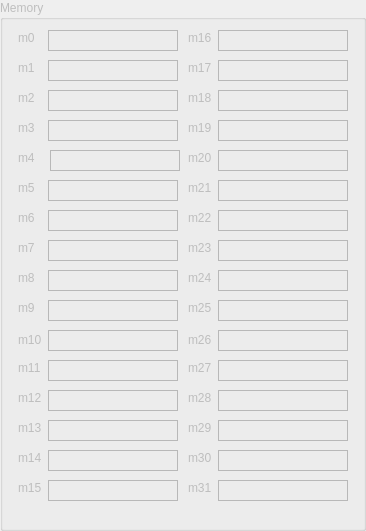
   <widget class="QGroupBox" name="groupBox_2">
    <property name="enabled">
     <bool>false</bool>
    </property>
    <property name="geometry">
     <rect>
      <x>680</x>
      <y>31</y>
      <width>366</width>
      <height>531</height>
     </rect>
    </property>
    <property name="cursor">
     <cursorShape>ArrowCursor</cursorShape>
    </property>
    <property name="mouseTracking">
     <bool>false</bool>
    </property>
    <property name="focusPolicy">
     <enum>Qt::NoFocus</enum>
    </property>
    <property name="contextMenuPolicy">
     <enum>Qt::NoContextMenu</enum>
    </property>
    <property name="acceptDrops">
     <bool>false</bool>
    </property>
    <property name="title">
     <string>Memory</string>
    </property>
    <property name="flat">
     <bool>true</bool>
    </property>
    <widget class="QLabel" name="m4Label">
     <property name="enabled">
      <bool>false</bool>
     </property>
     <property name="geometry">
      <rect>
       <x>50</x>
       <y>150</y>
       <width>130</width>
       <height>21</height>
      </rect>
     </property>
     <property name="frameShape">
      <enum>QFrame::StyledPanel</enum>
     </property>
     <property name="text">
      <string/>
     </property>
    </widget>
    <widget class="QLabel" name="m8Label">
     <property name="enabled">
      <bool>false</bool>
     </property>
     <property name="geometry">
      <rect>
       <x>48</x>
       <y>270</y>
       <width>130</width>
       <height>21</height>
      </rect>
     </property>
     <property name="frameShape">
      <enum>QFrame::StyledPanel</enum>
     </property>
     <property name="text">
      <string/>
     </property>
    </widget>
    <widget class="QLabel" name="label_39">
     <property name="enabled">
      <bool>false</bool>
     </property>
     <property name="geometry">
      <rect>
       <x>18</x>
       <y>480</y>
       <width>31</width>
       <height>16</height>
      </rect>
     </property>
     <property name="text">
      <string>m15</string>
     </property>
    </widget>
    <widget class="QLabel" name="label_37">
     <property name="enabled">
      <bool>false</bool>
     </property>
     <property name="geometry">
      <rect>
       <x>18</x>
       <y>300</y>
       <width>20</width>
       <height>16</height>
      </rect>
     </property>
     <property name="text">
      <string>m9</string>
     </property>
    </widget>
    <widget class="QLabel" name="label_62">
     <property name="enabled">
      <bool>false</bool>
     </property>
     <property name="geometry">
      <rect>
       <x>18</x>
       <y>240</y>
       <width>31</width>
       <height>16</height>
      </rect>
     </property>
     <property name="text">
      <string>m7</string>
     </property>
    </widget>
    <widget class="QLabel" name="label_63">
     <property name="enabled">
      <bool>false</bool>
     </property>
     <property name="geometry">
      <rect>
       <x>18</x>
       <y>360</y>
       <width>31</width>
       <height>16</height>
      </rect>
     </property>
     <property name="text">
      <string>m11</string>
     </property>
    </widget>
    <widget class="QLabel" name="m12Label">
     <property name="enabled">
      <bool>false</bool>
     </property>
     <property name="geometry">
      <rect>
       <x>48</x>
       <y>390</y>
       <width>130</width>
       <height>21</height>
      </rect>
     </property>
     <property name="frameShape">
      <enum>QFrame::StyledPanel</enum>
     </property>
     <property name="text">
      <string/>
     </property>
    </widget>
    <widget class="QLabel" name="m10Label">
     <property name="enabled">
      <bool>false</bool>
     </property>
     <property name="geometry">
      <rect>
       <x>48</x>
       <y>330</y>
       <width>130</width>
       <height>21</height>
      </rect>
     </property>
     <property name="frameShape">
      <enum>QFrame::StyledPanel</enum>
     </property>
     <property name="text">
      <string/>
     </property>
    </widget>
    <widget class="QLabel" name="m15Label">
     <property name="enabled">
      <bool>false</bool>
     </property>
     <property name="geometry">
      <rect>
       <x>48</x>
       <y>480</y>
       <width>130</width>
       <height>21</height>
      </rect>
     </property>
     <property name="frameShape">
      <enum>QFrame::StyledPanel</enum>
     </property>
     <property name="text">
      <string/>
     </property>
    </widget>
    <widget class="QLabel" name="m0Label">
     <property name="enabled">
      <bool>false</bool>
     </property>
     <property name="geometry">
      <rect>
       <x>48</x>
       <y>30</y>
       <width>130</width>
       <height>21</height>
      </rect>
     </property>
     <property name="frameShape">
      <enum>QFrame::StyledPanel</enum>
     </property>
     <property name="text">
      <string/>
     </property>
    </widget>
    <widget class="QLabel" name="label_53">
     <property name="enabled">
      <bool>false</bool>
     </property>
     <property name="geometry">
      <rect>
       <x>18</x>
       <y>420</y>
       <width>31</width>
       <height>16</height>
      </rect>
     </property>
     <property name="text">
      <string>m13</string>
     </property>
    </widget>
    <widget class="QLabel" name="label_46">
     <property name="enabled">
      <bool>false</bool>
     </property>
     <property name="geometry">
      <rect>
       <x>18</x>
       <y>330</y>
       <width>31</width>
       <height>20</height>
      </rect>
     </property>
     <property name="text">
      <string>m10</string>
     </property>
    </widget>
    <widget class="QLabel" name="m3Label">
     <property name="enabled">
      <bool>false</bool>
     </property>
     <property name="geometry">
      <rect>
       <x>48</x>
       <y>120</y>
       <width>130</width>
       <height>21</height>
      </rect>
     </property>
     <property name="frameShape">
      <enum>QFrame::StyledPanel</enum>
     </property>
     <property name="text">
      <string/>
     </property>
    </widget>
    <widget class="QLabel" name="m11Label">
     <property name="enabled">
      <bool>false</bool>
     </property>
     <property name="geometry">
      <rect>
       <x>48</x>
       <y>360</y>
       <width>130</width>
       <height>21</height>
      </rect>
     </property>
     <property name="frameShape">
      <enum>QFrame::StyledPanel</enum>
     </property>
     <property name="text">
      <string/>
     </property>
    </widget>
    <widget class="QLabel" name="label_65">
     <property name="enabled">
      <bool>false</bool>
     </property>
     <property name="geometry">
      <rect>
       <x>18</x>
       <y>60</y>
       <width>31</width>
       <height>16</height>
      </rect>
     </property>
     <property name="text">
      <string>m1</string>
     </property>
    </widget>
    <widget class="QLabel" name="label_42">
     <property name="enabled">
      <bool>false</bool>
     </property>
     <property name="geometry">
      <rect>
       <x>18</x>
       <y>90</y>
       <width>31</width>
       <height>16</height>
      </rect>
     </property>
     <property name="text">
      <string>m2</string>
     </property>
    </widget>
    <widget class="QLabel" name="m1Label">
     <property name="enabled">
      <bool>false</bool>
     </property>
     <property name="geometry">
      <rect>
       <x>48</x>
       <y>60</y>
       <width>130</width>
       <height>21</height>
      </rect>
     </property>
     <property name="frameShape">
      <enum>QFrame::StyledPanel</enum>
     </property>
     <property name="text">
      <string/>
     </property>
    </widget>
    <widget class="QLabel" name="label_40">
     <property name="enabled">
      <bool>false</bool>
     </property>
     <property name="geometry">
      <rect>
       <x>18</x>
       <y>390</y>
       <width>31</width>
       <height>16</height>
      </rect>
     </property>
     <property name="text">
      <string>m12</string>
     </property>
    </widget>
    <widget class="QLabel" name="label_43">
     <property name="enabled">
      <bool>false</bool>
     </property>
     <property name="geometry">
      <rect>
       <x>18</x>
       <y>120</y>
       <width>31</width>
       <height>16</height>
      </rect>
     </property>
     <property name="text">
      <string>m3</string>
     </property>
    </widget>
    <widget class="QLabel" name="m5Label">
     <property name="enabled">
      <bool>false</bool>
     </property>
     <property name="geometry">
      <rect>
       <x>48</x>
       <y>180</y>
       <width>130</width>
       <height>21</height>
      </rect>
     </property>
     <property name="frameShape">
      <enum>QFrame::StyledPanel</enum>
     </property>
     <property name="text">
      <string/>
     </property>
    </widget>
    <widget class="QLabel" name="label_48">
     <property name="enabled">
      <bool>false</bool>
     </property>
     <property name="geometry">
      <rect>
       <x>18</x>
       <y>180</y>
       <width>31</width>
       <height>16</height>
      </rect>
     </property>
     <property name="text">
      <string>m5</string>
     </property>
    </widget>
    <widget class="QLabel" name="label_51">
     <property name="enabled">
      <bool>false</bool>
     </property>
     <property name="geometry">
      <rect>
       <x>18</x>
       <y>150</y>
       <width>31</width>
       <height>16</height>
      </rect>
     </property>
     <property name="text">
      <string>m4</string>
     </property>
    </widget>
    <widget class="QLabel" name="label_36">
     <property name="enabled">
      <bool>false</bool>
     </property>
     <property name="geometry">
      <rect>
       <x>18</x>
       <y>270</y>
       <width>31</width>
       <height>16</height>
      </rect>
     </property>
     <property name="text">
      <string>m8</string>
     </property>
    </widget>
    <widget class="QLabel" name="label_64">
     <property name="enabled">
      <bool>false</bool>
     </property>
     <property name="geometry">
      <rect>
       <x>18</x>
       <y>450</y>
       <width>31</width>
       <height>16</height>
      </rect>
     </property>
     <property name="text">
      <string>m14</string>
     </property>
    </widget>
    <widget class="QLabel" name="m13Label">
     <property name="enabled">
      <bool>false</bool>
     </property>
     <property name="geometry">
      <rect>
       <x>48</x>
       <y>420</y>
       <width>130</width>
       <height>21</height>
      </rect>
     </property>
     <property name="frameShape">
      <enum>QFrame::StyledPanel</enum>
     </property>
     <property name="text">
      <string/>
     </property>
    </widget>
    <widget class="QLabel" name="label_58">
     <property name="enabled">
      <bool>false</bool>
     </property>
     <property name="geometry">
      <rect>
       <x>18</x>
       <y>210</y>
       <width>31</width>
       <height>16</height>
      </rect>
     </property>
     <property name="text">
      <string>m6</string>
     </property>
    </widget>
    <widget class="QLabel" name="m9Label">
     <property name="enabled">
      <bool>false</bool>
     </property>
     <property name="geometry">
      <rect>
       <x>48</x>
       <y>300</y>
       <width>130</width>
       <height>21</height>
      </rect>
     </property>
     <property name="frameShape">
      <enum>QFrame::StyledPanel</enum>
     </property>
     <property name="text">
      <string/>
     </property>
    </widget>
    <widget class="QLabel" name="m7Label">
     <property name="enabled">
      <bool>false</bool>
     </property>
     <property name="geometry">
      <rect>
       <x>48</x>
       <y>240</y>
       <width>130</width>
       <height>21</height>
      </rect>
     </property>
     <property name="frameShape">
      <enum>QFrame::StyledPanel</enum>
     </property>
     <property name="text">
      <string/>
     </property>
    </widget>
    <widget class="QLabel" name="m14Label">
     <property name="enabled">
      <bool>false</bool>
     </property>
     <property name="geometry">
      <rect>
       <x>48</x>
       <y>450</y>
       <width>130</width>
       <height>21</height>
      </rect>
     </property>
     <property name="frameShape">
      <enum>QFrame::StyledPanel</enum>
     </property>
     <property name="text">
      <string/>
     </property>
    </widget>
    <widget class="QLabel" name="m6Label">
     <property name="enabled">
      <bool>false</bool>
     </property>
     <property name="geometry">
      <rect>
       <x>48</x>
       <y>210</y>
       <width>130</width>
       <height>21</height>
      </rect>
     </property>
     <property name="frameShape">
      <enum>QFrame::StyledPanel</enum>
     </property>
     <property name="text">
      <string/>
     </property>
    </widget>
    <widget class="QLabel" name="label_50">
     <property name="enabled">
      <bool>false</bool>
     </property>
     <property name="geometry">
      <rect>
       <x>18</x>
       <y>30</y>
       <width>31</width>
       <height>16</height>
      </rect>
     </property>
     <property name="text">
      <string>m0</string>
     </property>
    </widget>
    <widget class="QLabel" name="m2Label">
     <property name="enabled">
      <bool>false</bool>
     </property>
     <property name="geometry">
      <rect>
       <x>48</x>
       <y>90</y>
       <width>130</width>
       <height>21</height>
      </rect>
     </property>
     <property name="frameShape">
      <enum>QFrame::StyledPanel</enum>
     </property>
     <property name="text">
      <string/>
     </property>
    </widget>
    <widget class="QLabel" name="label_41">
     <property name="enabled">
      <bool>false</bool>
     </property>
     <property name="geometry">
      <rect>
       <x>188</x>
       <y>390</y>
       <width>31</width>
       <height>16</height>
      </rect>
     </property>
     <property name="text">
      <string>m28</string>
     </property>
    </widget>
    <widget class="QLabel" name="label_44">
     <property name="enabled">
      <bool>false</bool>
     </property>
     <property name="geometry">
      <rect>
       <x>188</x>
       <y>120</y>
       <width>31</width>
       <height>16</height>
      </rect>
     </property>
     <property name="text">
      <string>m19</string>
     </property>
    </widget>
    <widget class="QLabel" name="m21Label">
     <property name="enabled">
      <bool>false</bool>
     </property>
     <property name="geometry">
      <rect>
       <x>218</x>
       <y>180</y>
       <width>130</width>
       <height>21</height>
      </rect>
     </property>
     <property name="frameShape">
      <enum>QFrame::StyledPanel</enum>
     </property>
     <property name="text">
      <string/>
     </property>
    </widget>
    <widget class="QLabel" name="label_52">
     <property name="enabled">
      <bool>false</bool>
     </property>
     <property name="geometry">
      <rect>
       <x>188</x>
       <y>150</y>
       <width>31</width>
       <height>16</height>
      </rect>
     </property>
     <property name="text">
      <string>m20</string>
     </property>
    </widget>
    <widget class="QLabel" name="label_49">
     <property name="enabled">
      <bool>false</bool>
     </property>
     <property name="geometry">
      <rect>
       <x>188</x>
       <y>180</y>
       <width>31</width>
       <height>16</height>
      </rect>
     </property>
     <property name="text">
      <string>m21</string>
     </property>
    </widget>
    <widget class="QLabel" name="label_38">
     <property name="enabled">
      <bool>false</bool>
     </property>
     <property name="geometry">
      <rect>
       <x>188</x>
       <y>270</y>
       <width>31</width>
       <height>16</height>
      </rect>
     </property>
     <property name="text">
      <string>m24</string>
     </property>
    </widget>
    <widget class="QLabel" name="label_45">
     <property name="enabled">
      <bool>false</bool>
     </property>
     <property name="geometry">
      <rect>
       <x>188</x>
       <y>480</y>
       <width>31</width>
       <height>16</height>
      </rect>
     </property>
     <property name="text">
      <string>m31</string>
     </property>
    </widget>
    <widget class="QLabel" name="label_66">
     <property name="enabled">
      <bool>false</bool>
     </property>
     <property name="geometry">
      <rect>
       <x>188</x>
       <y>450</y>
       <width>31</width>
       <height>16</height>
      </rect>
     </property>
     <property name="text">
      <string>m30</string>
     </property>
    </widget>
    <widget class="QLabel" name="label_59">
     <property name="enabled">
      <bool>false</bool>
     </property>
     <property name="geometry">
      <rect>
       <x>188</x>
       <y>210</y>
       <width>31</width>
       <height>16</height>
      </rect>
     </property>
     <property name="text">
      <string>m22</string>
     </property>
    </widget>
    <widget class="QLabel" name="label_47">
     <property name="enabled">
      <bool>false</bool>
     </property>
     <property name="geometry">
      <rect>
       <x>188</x>
       <y>300</y>
       <width>31</width>
       <height>16</height>
      </rect>
     </property>
     <property name="text">
      <string>m25</string>
     </property>
    </widget>
    <widget class="QLabel" name="m25Label">
     <property name="enabled">
      <bool>false</bool>
     </property>
     <property name="geometry">
      <rect>
       <x>218</x>
       <y>300</y>
       <width>130</width>
       <height>21</height>
      </rect>
     </property>
     <property name="frameShape">
      <enum>QFrame::StyledPanel</enum>
     </property>
     <property name="text">
      <string/>
     </property>
    </widget>
    <widget class="QLabel" name="m30Label">
     <property name="enabled">
      <bool>false</bool>
     </property>
     <property name="geometry">
      <rect>
       <x>218</x>
       <y>450</y>
       <width>130</width>
       <height>21</height>
      </rect>
     </property>
     <property name="frameShape">
      <enum>QFrame::StyledPanel</enum>
     </property>
     <property name="text">
      <string/>
     </property>
    </widget>
    <widget class="QLabel" name="label_67">
     <property name="enabled">
      <bool>false</bool>
     </property>
     <property name="geometry">
      <rect>
       <x>188</x>
       <y>240</y>
       <width>31</width>
       <height>16</height>
      </rect>
     </property>
     <property name="text">
      <string>m23</string>
     </property>
    </widget>
    <widget class="QLabel" name="m22Label">
     <property name="enabled">
      <bool>false</bool>
     </property>
     <property name="geometry">
      <rect>
       <x>218</x>
       <y>210</y>
       <width>130</width>
       <height>21</height>
      </rect>
     </property>
     <property name="frameShape">
      <enum>QFrame::StyledPanel</enum>
     </property>
     <property name="text">
      <string/>
     </property>
    </widget>
    <widget class="QLabel" name="label_54">
     <property name="enabled">
      <bool>false</bool>
     </property>
     <property name="geometry">
      <rect>
       <x>188</x>
       <y>30</y>
       <width>31</width>
       <height>16</height>
      </rect>
     </property>
     <property name="text">
      <string>m16</string>
     </property>
    </widget>
    <widget class="QLabel" name="m29Label">
     <property name="enabled">
      <bool>false</bool>
     </property>
     <property name="geometry">
      <rect>
       <x>218</x>
       <y>420</y>
       <width>130</width>
       <height>21</height>
      </rect>
     </property>
     <property name="frameShape">
      <enum>QFrame::StyledPanel</enum>
     </property>
     <property name="text">
      <string/>
     </property>
    </widget>
    <widget class="QLabel" name="m24Label">
     <property name="enabled">
      <bool>false</bool>
     </property>
     <property name="geometry">
      <rect>
       <x>218</x>
       <y>270</y>
       <width>130</width>
       <height>21</height>
      </rect>
     </property>
     <property name="frameShape">
      <enum>QFrame::StyledPanel</enum>
     </property>
     <property name="text">
      <string/>
     </property>
    </widget>
    <widget class="QLabel" name="label_68">
     <property name="enabled">
      <bool>false</bool>
     </property>
     <property name="geometry">
      <rect>
       <x>188</x>
       <y>360</y>
       <width>31</width>
       <height>16</height>
      </rect>
     </property>
     <property name="text">
      <string>m27</string>
     </property>
    </widget>
    <widget class="QLabel" name="m23Label">
     <property name="enabled">
      <bool>false</bool>
     </property>
     <property name="geometry">
      <rect>
       <x>218</x>
       <y>240</y>
       <width>130</width>
       <height>21</height>
      </rect>
     </property>
     <property name="frameShape">
      <enum>QFrame::StyledPanel</enum>
     </property>
     <property name="text">
      <string/>
     </property>
    </widget>
    <widget class="QLabel" name="m28Label">
     <property name="enabled">
      <bool>false</bool>
     </property>
     <property name="geometry">
      <rect>
       <x>218</x>
       <y>390</y>
       <width>130</width>
       <height>21</height>
      </rect>
     </property>
     <property name="frameShape">
      <enum>QFrame::StyledPanel</enum>
     </property>
     <property name="text">
      <string/>
     </property>
    </widget>
    <widget class="QLabel" name="m20Label">
     <property name="enabled">
      <bool>false</bool>
     </property>
     <property name="geometry">
      <rect>
       <x>218</x>
       <y>150</y>
       <width>130</width>
       <height>21</height>
      </rect>
     </property>
     <property name="frameShape">
      <enum>QFrame::StyledPanel</enum>
     </property>
     <property name="text">
      <string/>
     </property>
    </widget>
    <widget class="QLabel" name="m18Label">
     <property name="enabled">
      <bool>false</bool>
     </property>
     <property name="geometry">
      <rect>
       <x>218</x>
       <y>90</y>
       <width>130</width>
       <height>21</height>
      </rect>
     </property>
     <property name="frameShape">
      <enum>QFrame::StyledPanel</enum>
     </property>
     <property name="text">
      <string/>
     </property>
    </widget>
    <widget class="QLabel" name="m16Label">
     <property name="enabled">
      <bool>false</bool>
     </property>
     <property name="geometry">
      <rect>
       <x>218</x>
       <y>30</y>
       <width>130</width>
       <height>21</height>
      </rect>
     </property>
     <property name="frameShape">
      <enum>QFrame::StyledPanel</enum>
     </property>
     <property name="text">
      <string/>
     </property>
    </widget>
    <widget class="QLabel" name="m26Label">
     <property name="enabled">
      <bool>false</bool>
     </property>
     <property name="geometry">
      <rect>
       <x>218</x>
       <y>330</y>
       <width>130</width>
       <height>21</height>
      </rect>
     </property>
     <property name="frameShape">
      <enum>QFrame::StyledPanel</enum>
     </property>
     <property name="text">
      <string/>
     </property>
    </widget>
    <widget class="QLabel" name="m31Label">
     <property name="enabled">
      <bool>false</bool>
     </property>
     <property name="geometry">
      <rect>
       <x>218</x>
       <y>480</y>
       <width>130</width>
       <height>21</height>
      </rect>
     </property>
     <property name="frameShape">
      <enum>QFrame::StyledPanel</enum>
     </property>
     <property name="text">
      <string/>
     </property>
    </widget>
    <widget class="QLabel" name="label_55">
     <property name="enabled">
      <bool>false</bool>
     </property>
     <property name="geometry">
      <rect>
       <x>188</x>
       <y>420</y>
       <width>31</width>
       <height>16</height>
      </rect>
     </property>
     <property name="text">
      <string>m29</string>
     </property>
    </widget>
    <widget class="QLabel" name="m19Label">
     <property name="enabled">
      <bool>false</bool>
     </property>
     <property name="geometry">
      <rect>
       <x>218</x>
       <y>120</y>
       <width>130</width>
       <height>21</height>
      </rect>
     </property>
     <property name="frameShape">
      <enum>QFrame::StyledPanel</enum>
     </property>
     <property name="text">
      <string/>
     </property>
    </widget>
    <widget class="QLabel" name="m27Label">
     <property name="enabled">
      <bool>false</bool>
     </property>
     <property name="geometry">
      <rect>
       <x>218</x>
       <y>360</y>
       <width>130</width>
       <height>21</height>
      </rect>
     </property>
     <property name="frameShape">
      <enum>QFrame::StyledPanel</enum>
     </property>
     <property name="text">
      <string/>
     </property>
    </widget>
    <widget class="QLabel" name="label_56">
     <property name="enabled">
      <bool>false</bool>
     </property>
     <property name="geometry">
      <rect>
       <x>188</x>
       <y>90</y>
       <width>31</width>
       <height>16</height>
      </rect>
     </property>
     <property name="text">
      <string>m18</string>
     </property>
    </widget>
    <widget class="QLabel" name="label_57">
     <property name="enabled">
      <bool>false</bool>
     </property>
     <property name="geometry">
      <rect>
       <x>188</x>
       <y>330</y>
       <width>31</width>
       <height>20</height>
      </rect>
     </property>
     <property name="text">
      <string>m26</string>
     </property>
    </widget>
    <widget class="QLabel" name="label_69">
     <property name="enabled">
      <bool>false</bool>
     </property>
     <property name="geometry">
      <rect>
       <x>188</x>
       <y>60</y>
       <width>31</width>
       <height>16</height>
      </rect>
     </property>
     <property name="text">
      <string>m17</string>
     </property>
    </widget>
    <widget class="QLabel" name="m17Label">
     <property name="enabled">
      <bool>false</bool>
     </property>
     <property name="geometry">
      <rect>
       <x>218</x>
       <y>60</y>
       <width>130</width>
       <height>21</height>
      </rect>
     </property>
     <property name="frameShape">
      <enum>QFrame::StyledPanel</enum>
     </property>
     <property name="text">
      <string/>
     </property>
    </widget>
   </widget>
